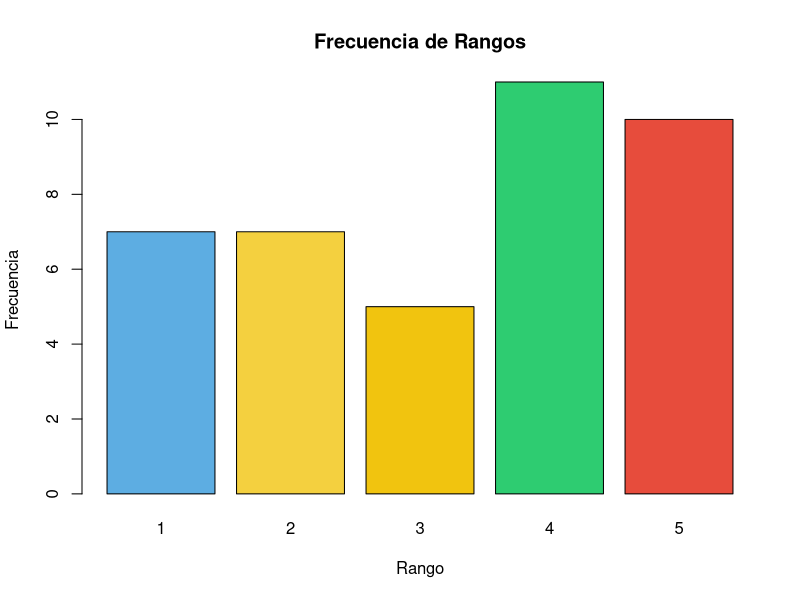
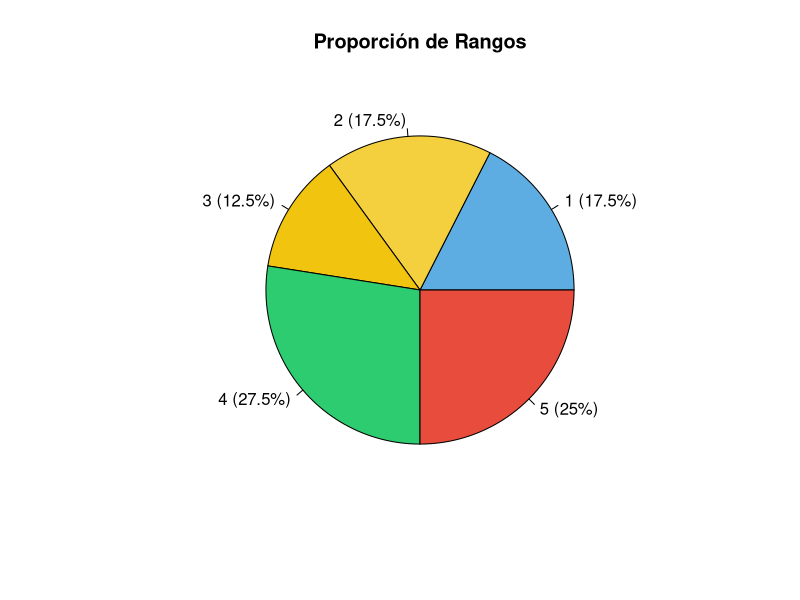

Write the R code that produced these figures, in order.
## ---- chunk 1
Rangos <- factor(c("Principiante", "Principiante", "Aprendiz", "Intermedio", "Experto", "Intermedio", "Experto",
"Aprendiz", "Principiante", "Avanzado", "Intermedio", "Experto", "Experto", "Experto",
"Avanzado", "Intermedio", "Intermedio", "Principiante", "Principiante", "Principiante", "Principiante",
"Principiante", "Intermedio", "Aprendiz", "Aprendiz", "Aprendiz", "Aprendiz", "Intermedio", 
"Aprendiz", "Principiante", "Intermedio", "Avanzado", "Avanzado", "Intermedio", "Avanzado",
"Principiante", "Intermedio", "Avanzado", "Intermedio", "Avanzado"))
               

 levels=c("Aprendiz","Principiante","Intermedio","Avanzado","Experto", ordered=TRUE)
## ---- chunk 2
Rangos_num <- as.numeric(Rangos)
## ---- chunk 3
median(Rangos_num)                      
levels(Rangos)[median(Rangos_num)]
## ---- chunk 4
frecuencia <- table(Rangos_num)
print("Frecuencia absoluta:")
print(frecuencia)
## ---- chunk 5
proporciones <- prop.table(frecuencia)
print("Proporciones:")
print(proporciones)
## ---- chunk 6
quantile(Rangos_num, probs=c(0.25,0.5,0.75))          # cuartiles en números
levels(Rangos)[quantile(Rangos_num, probs=c(0.25,0.5,0.75))]  # cuartiles como categorías
table(Rangos)

freq_Rangos <- table(Rangos)
porc_Rangos <- round(prop.table(freq_Rangos)*100, 1)
## ---- chunk 7
frecuencia_maxima <- max(frecuencia)
frecuencia_minima <- min(frecuencia)
print(paste("Frecuencia máxima:", frecuencia_maxima))
print(paste("Frecuencia mínima:", frecuencia_minima))

## ---- chunk 8
barplot(frecuencia,
        main = "Frecuencia de Rangos",
        xlab = "Rango",
        ylab = "Frecuencia",
        col = c("#5DADE2", "#F4D03F", "#F1C40F", "#2ECC71", "#E74C3C"),
        names.arg = names(frecuencia))
## ---- chunk 9
porcentajes <- round(proporciones * 100, 1)
## ---- chunk 10
pie(frecuencia,
    labels = paste(names(frecuencia), " (", porcentajes, "%)", sep = ""),
    main = "Proporción de Rangos",
    col = c("#5DADE2", "#F4D03F", "#F1C40F", "#2ECC71", "#E74C3C"))
## ---- chunk 11

